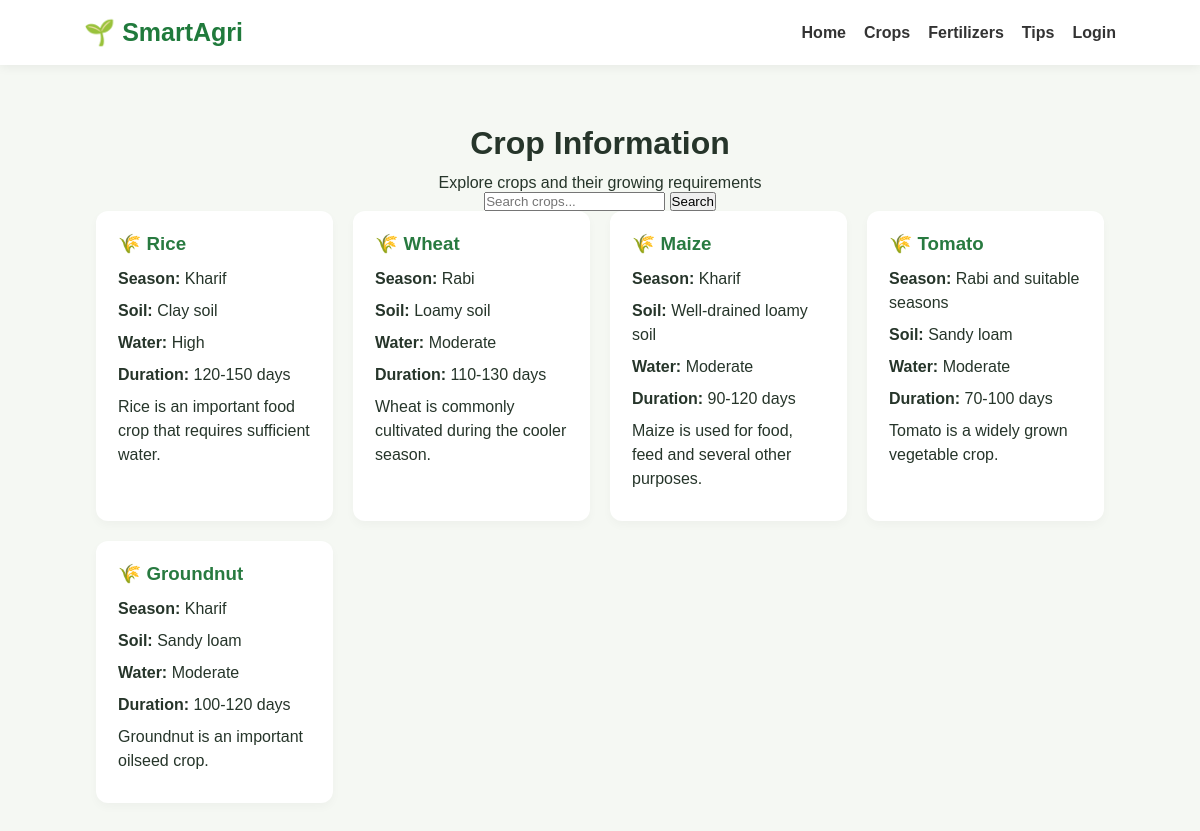
/crops.php, run on the app's committed database.
### tables this page shows
CREATE TABLE crops (
    id INT AUTO_INCREMENT PRIMARY KEY,
    name VARCHAR(100),
    season VARCHAR(100),
    soil VARCHAR(100),
    water VARCHAR(100),
    duration VARCHAR(100),
    description TEXT
);

### crops.php (the view, shortened to what this page needs)
<?php
$conn = new mysqli("localhost", "root", "", "agriculture_db");
$result = $conn->query("SELECT * FROM crops");
?>
<!DOCTYPE html>
<html>
<head>
    <link rel="stylesheet" href="style.css">
</head>
<body>
<header>
    <div class="logo">🌱 SmartAgri</div>
    <nav>
        <a href="index.php">Home</a>
        <a href="crops.php">Crops</a>
        <a href="fertilizers.php">Fertilizers</a>
        <a href="tips.php">Tips</a>
        <a href="login.php">Login</a>
    </nav>
</header>
<section class="section">
    <h2>Crop Information</h2>
    <p>Explore crops and their growing requirements</p>
    <input type="text" id="cropSearch" placeholder="Search crops...">
    <button onclick="searchItems('cropSearch','crop-card')">Search</button>
    <div class="info-grid">
        <?php while($crop = $result->fetch_assoc()) { ?>
        <div class="info-card crop-card">
            <h3>🌾 <?php echo htmlspecialchars($crop['name']); ?></h3>
            <p><b>Season:</b> <?php echo htmlspecialchars($crop['season']); ?></p>
            <p><b>Soil:</b> <?php echo htmlspecialchars($crop['soil']); ?></p>
            <p><b>Water:</b> <?php echo htmlspecialchars($crop['water']); ?></p>
            <p><b>Duration:</b> <?php echo htmlspecialchars($crop['duration']); ?></p>
            <p><?php echo htmlspecialchars($crop['description']); ?></p>
        </div>
        <?php } ?>
    </div>
</section>
</body>
</html>

### style.css (style rules this page uses)
* { margin: 0; padding: 0; box-sizing: border-box; }
body { font-family: Arial, sans-serif; background: #f5f8f3; color: #26352a; }
header { background: #ffffff; padding: 18px 7%; display: flex; justify-content: space-between; align-items: center; flex-wrap: wrap; gap: 15px; box-shadow: 0 2px 10px #00000010; }
.logo { font-size: 25px; font-weight: bold; color: #207a3c; }
nav { display: flex; gap: 18px; flex-wrap: wrap; align-items: center; }
nav a { text-decoration: none; color: #333; font-weight: bold; }
.section { padding: 60px 8%; text-align: center; }
.section h2, .about h2 { font-size: 32px; margin-bottom: 12px; }
.info-grid { display: grid; grid-template-columns: repeat(auto-fit, minmax(220px, 1fr)); gap: 20px; }
.info-card { background: white; padding: 22px; border-radius: 12px; text-align: left; box-shadow: 0 4px 10px #00000008; }
.info-card h3 { color: #287a40; margin-bottom: 12px; }
.info-card p { margin: 8px 0; line-height: 1.5; }

### data on the page
crops: name "Rice", season "Kharif", soil "Clay soil", water "High", duration "120-150 days", description "Rice is an important food crop that requires sufficient water."
crops: name "Wheat", season "Rabi", soil "Loamy soil", water "Moderate", duration "110-130 days", description "Wheat is commonly cultivated during the cooler season."
crops: name "Maize", season "Kharif", soil "Well-drained loamy soil", water "Moderate", duration "90-120 days", description "Maize is used for food, feed and several other purposes."
crops: name "Tomato", season "Rabi and suitable seasons", soil "Sandy loam", water "Moderate", duration "70-100 days", description "Tomato is a widely grown vegetable crop."
crops: name "Groundnut", season "Kharif", soil "Sandy loam", water "Moderate", duration "100-120 days", description "Groundnut is an important oilseed crop."
